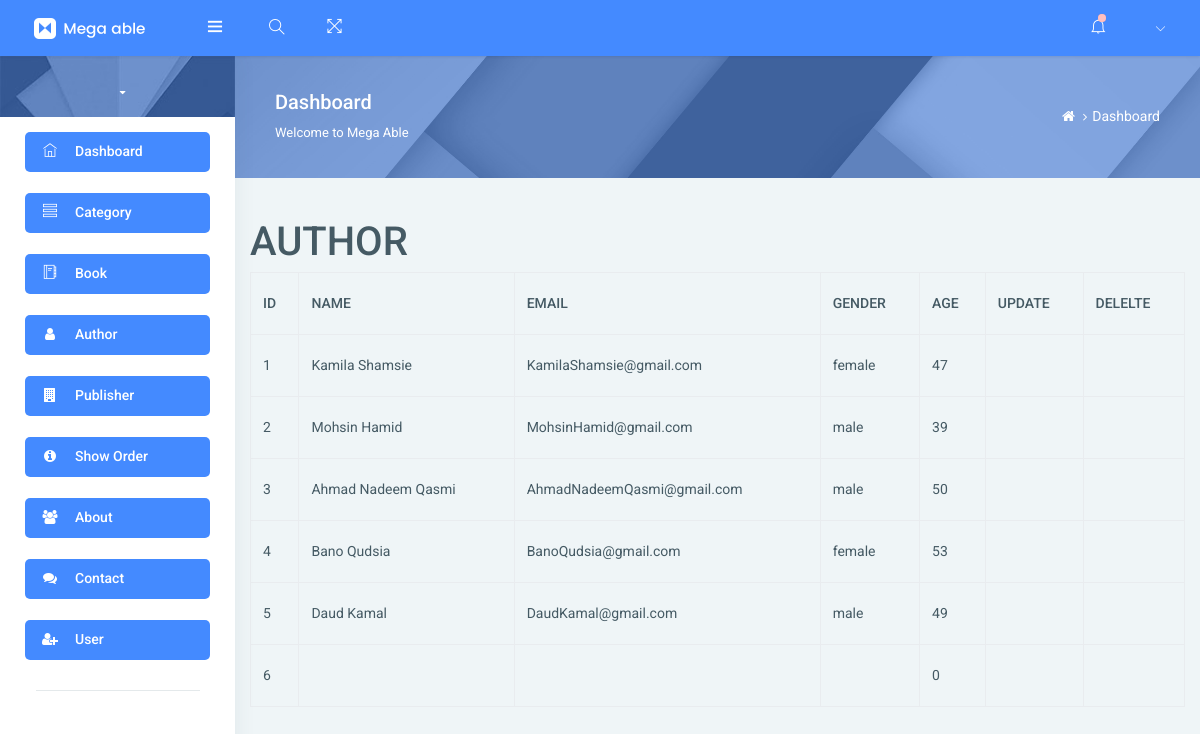
The app's page /admin/showauthor.php with its own data.
### tables this page shows
CREATE TABLE `author_info` (
  `id` int(11) NOT NULL,
  `Name` varchar(30) NOT NULL,
  `Email` varchar(40) NOT NULL,
  `Gender` varchar(6) NOT NULL,
  `Age` int(11) NOT NULL
);

### admin/showauthor.php (the view, shortened to what this page needs)
<!DOCTYPE html>
<html lang="en">
<head>
</head>
<body>
    <?php include "header.php"?>
    <br><br>
    <div class="container">
      <h1>AUTHOR</h1>
      <table class="table table-bordered">
        <tr>
            <th>ID</th>
            <th>NAME</th>
            <th>EMAIL</th>
            <th>GENDER</th>
            <th>AGE</th>
            <th>UPDATE</th>
            <th>DELELTE</th>
        </tr>
        <?php
        $query="SELECT * FROM author_info";
        $result=mysqli_query($conn,$query);
        while($row=mysqli_fetch_array($result))
        {
          echo"<tr>";
          echo"<td>".$row[0]."</td>";
          echo"<td>".$row[1]."</td>";
          echo"<td>".$row[2]."</td>";
          echo"<td>".$row[3]."</td>";
          echo"<td>".$row[4]."</td>";
          echo'<td><a href="updatecategory.php?update='.$row[0].'"><i class="bi bi-pencil-square"</a></td>';
          echo'<td><a href="deletecategory.php?delete='.$row[0].'"><i class="bi bi-trash3-fill"</a></td>';
        }
        ?>
      </table>
    </div>
   <?php include "footer.php"?>
</body>
</html>

### records on screen
author_info: id "1", Name "Kamila Shamsie", Email "KamilaShamsie@gmail.com", Gender "female", Age "47"
author_info: id "2", Name "Mohsin Hamid", Email "MohsinHamid@gmail.com", Gender "male", Age "39"
author_info: id "3", Name "Ahmad Nadeem Qasmi", Email "AhmadNadeemQasmi@gmail.com", Gender "male", Age "50"
author_info: id "4", Name "Bano Qudsia", Email "BanoQudsia@gmail.com", Gender "female", Age "53"
author_info: id "5", Name "Daud Kamal", Email "DaudKamal@gmail.com", Gender "male", Age "49"
author_info: id "6", Age "0"
